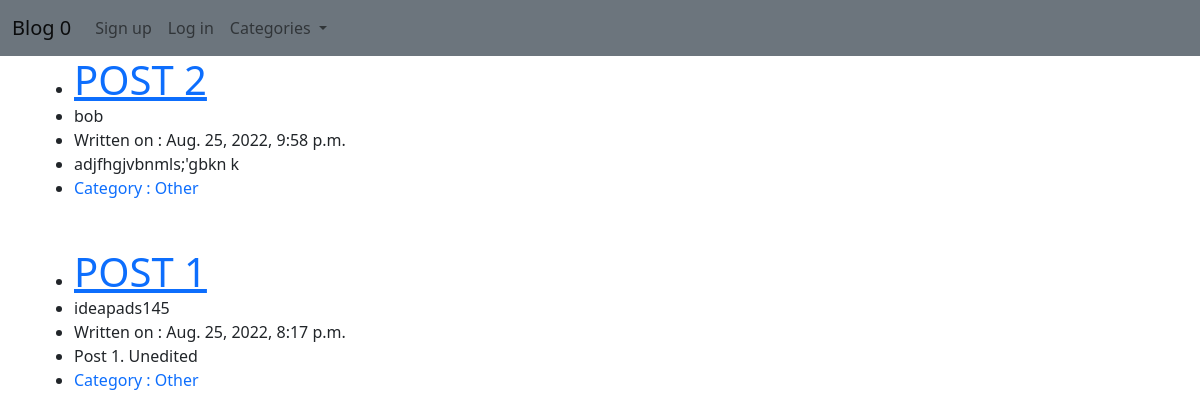
The page / on the database its author committed.
### apps/mainblog/models.py (models this page shows, shortened)
class Post(models.Model):
    title = models.CharField(max_length=255)
    author = models.ForeignKey(User, on_delete=models.CASCADE)
    body = models.TextField()
    dateCreated = models.DateTimeField(auto_now_add=True)
    category = models.CharField(max_length=255,blank=True, null=True)
    class Meta:
        ordering = ['-dateCreated']

### apps/mainblog/views.py (the view)
# urls.py: path('',HomeView.as_view(), name = "homepage"),
class HomeView(ListView):
    model = Post
    template_name = 'homepage.html'
    def get_context_data(self, **kwargs: any) :
        category_menu = Category.objects.all()
        context = super(HomeView, self).get_context_data(**kwargs)
        context['category_menu'] = category_menu
        return context

### apps/mainblog/models.py (called while the page is built)
    def __str__(self) -> str:
        return "CATEGORY : " + self.name

### apps/mainblog/Templates/homepage.html (shortened to what this page needs)
{% extends 'base.html' %}
{% block content %}
<ul>
    {% for post in object_list %}
        <li><a href="{% url 'article_view' post.pk %}" class="h1">{{post.title}}</a></li>
        <li>{{post.author}}</li>
        <li>Written on : {{post.dateCreated}}</li>
        <li>{{post.body}}</li>
        <li><a href ="{% url 'category' post.category %}" class="text-decoration-none">Category : {{post.category}}</a></li>
        <br><br>
    {% endfor %}
</ul>
{% endblock %}

### rows shown on the page
Post: title "POST 2", author "bob", dateCreated "Aug. 25, 2022, 9:58 p.m.", body "adjfhgjvbnmls;'gbkn k", category "Other"
Post: title "POST 1", author "ideapads145", dateCreated "Aug. 25, 2022, 8:17 p.m.", body "Post 1. Unedited", category "Other"
